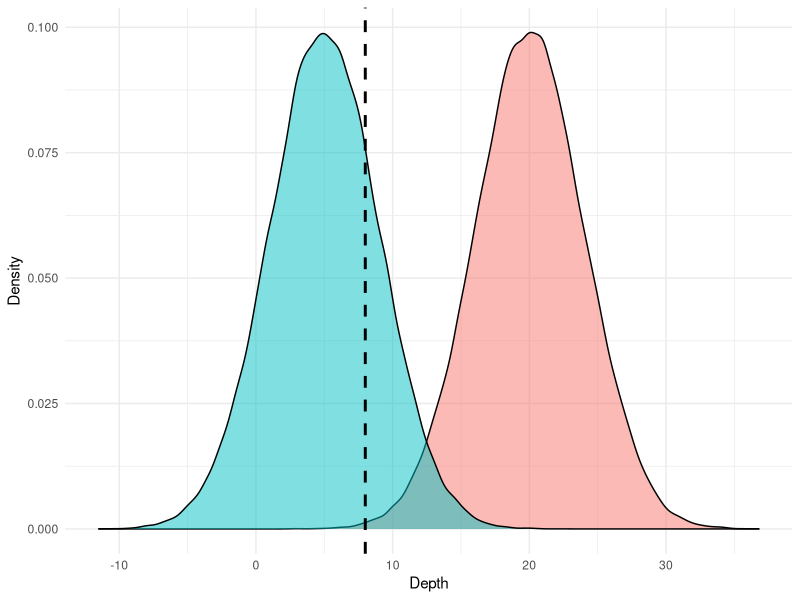
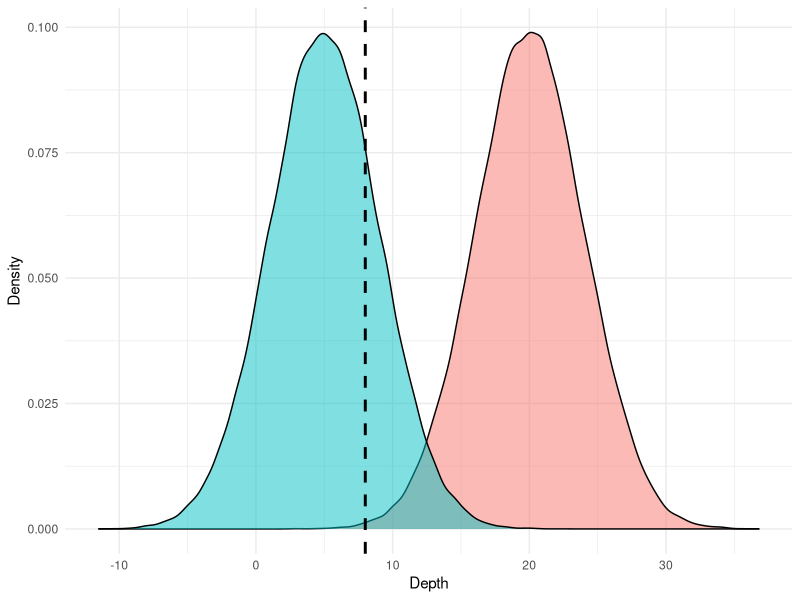

These charts were generated, in order, by the following R code:
# Two distributions representing the distribution of genotype depth in a low and a high coverage individual
library(ggplot2)

set.seed(123)

df <- data.frame(
  value = c(
    rnorm(100000, mean = 5, sd = 4),
    rnorm(100000, mean = 20, sd = 4)
  ),
  group = rep(c("5", "20"), each = 100000)
)

ggplot(df, aes(x = value, fill = group)) +
  geom_density(alpha = 0.5, show.legend = FALSE) +  # hide legend
  geom_vline(xintercept = 8, linetype = "dashed", linewidth = 1) +
  labs(
    x = "Depth",
    y = "Density"
  ) +
  theme_minimal() +
  theme(legend.position = "none")  # also hides legend just in case
ggsave("img/depth_distribtutions.png")
